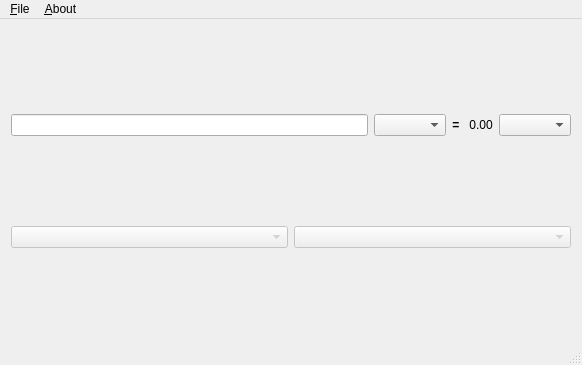
<?xml version="1.0" encoding="UTF-8"?>
<ui version="4.0">
 <class>MainWindow</class>
 <widget class="QMainWindow" name="MainWindow">
  <property name="geometry">
   <rect>
    <x>0</x>
    <y>0</y>
    <width>582</width>
    <height>365</height>
   </rect>
  </property>
  <property name="windowTitle">
   <string>MainWindow</string>
  </property>
  <property name="windowIcon">
   <iconset resource="resources.qrc">
    <normaloff>:/images/tahoon</normaloff>:/images/tahoon</iconset>
  </property>
  <widget class="QWidget" name="centralWidget">
   <layout class="QGridLayout" name="gridLayout_2">
    <item row="0" column="0">
     <layout class="QGridLayout" name="gridLayout">
      <item row="0" column="0">
       <layout class="QHBoxLayout" name="horizontalLayout_2">
        <item>
         <widget class="QLineEdit" name="lineEdit"/>
        </item>
        <item>
         <widget class="QComboBox" name="comboBox"/>
        </item>
       </layout>
      </item>
      <item row="0" column="1">
       <widget class="QLabel" name="label">
        <property name="maximumSize">
         <size>
          <width>1000</width>
          <height>16777215</height>
         </size>
        </property>
        <property name="text">
         <string>&lt;b&gt;  =  &lt;/b&gt;</string>
        </property>
        <property name="alignment">
         <set>Qt::AlignCenter</set>
        </property>
       </widget>
      </item>
      <item row="0" column="2">
       <layout class="QHBoxLayout" name="horizontalLayout">
        <item>
         <widget class="QLabel" name="label_2">
          <property name="text">
           <string>0.00</string>
          </property>
          <property name="alignment">
           <set>Qt::AlignCenter</set>
          </property>
         </widget>
        </item>
        <item>
         <widget class="QComboBox" name="comboBox_3"/>
        </item>
       </layout>
      </item>
     </layout>
    </item>
    <item row="1" column="0">
     <layout class="QHBoxLayout" name="horizontalLayout_3">
      <item>
       <widget class="QComboBox" name="firstVal">
        <property name="enabled">
         <bool>false</bool>
        </property>
       </widget>
      </item>
      <item>
       <widget class="QComboBox" name="secVal">
        <property name="enabled">
         <bool>false</bool>
        </property>
       </widget>
      </item>
     </layout>
    </item>
   </layout>
  </widget>
  <widget class="QMenuBar" name="menuBar">
   <property name="geometry">
    <rect>
     <x>0</x>
     <y>0</y>
     <width>582</width>
     <height>29</height>
    </rect>
   </property>
   <widget class="QMenu" name="menu_File">
    <property name="title">
     <string>&amp;File</string>
    </property>
    <addaction name="action_Exit"/>
   </widget>
   <widget class="QMenu" name="menu_About">
    <property name="title">
     <string>&amp;About</string>
    </property>
    <addaction name="actionA_bout_CC"/>
   </widget>
   <addaction name="menu_File"/>
   <addaction name="menu_About"/>
  </widget>
  <widget class="QStatusBar" name="statusBar"/>
  <action name="action_Exit">
   <property name="text">
    <string>&amp;Exit</string>
   </property>
   <property name="shortcut">
    <string>Ctrl+Q</string>
   </property>
  </action>
  <action name="actionA_bout_CC">
   <property name="text">
    <string>A&amp;bout CC..</string>
   </property>
   <property name="shortcut">
    <string>F1</string>
   </property>
  </action>
 </widget>
 <layoutdefault spacing="6" margin="11"/>
 <tabstops>
  <tabstop>lineEdit</tabstop>
  <tabstop>comboBox</tabstop>
  <tabstop>comboBox_3</tabstop>
  <tabstop>firstVal</tabstop>
  <tabstop>secVal</tabstop>
 </tabstops>
 <resources>
  <include location="resources.qrc"/>
 </resources>
 <connections/>
</ui>
